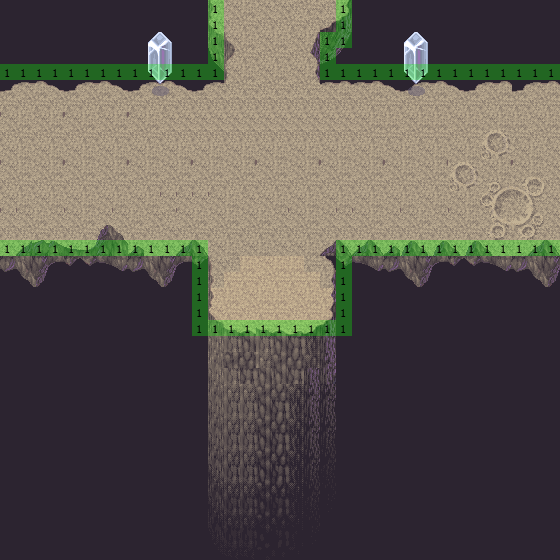

The image is a tile-based game level rendered from a .tmx file. Its description and source (layers, tilesets, objects; grid data summarised) follow:
An orthogonal 35x35 tile map with 16x16 px tiles, 4 tile layers (background, first, second, meta), 2 tilesets and 21 objects (13x barrier, 3x entrance).

<map version="1.0" orientation="orthogonal" width="35" height="35" tilewidth="16" tileheight="16">
 <properties>
  <property name="scene-type" value="field" />
  <property name="sound" value="sounds/dungeon.mp3" />
  <property name="tmx" value="maps/M302.tmx" />
 </properties>
 <tileset firstgid="1" name="050-DarkSpace01" tilewidth="16" tileheight="16">
  <image source="050-DarkSpace01.png" width="256" height="640" />
 </tileset>
 <tileset firstgid="641" name="barrier-mask4" tilewidth="16" tileheight="16">
  <image source="barrier-mask4.png" width="64" height="64" />
 </tileset>
 <layer name="background" width="35" height="35">
  <data>[1225 cells, 1225 non-empty, 4 distinct tile ids]</data>
 </layer>
 <layer name="first" width="35" height="35">
  <data>[1225 cells, 632 non-empty, 178 distinct tile ids]</data>
 </layer>
 <layer name="second" width="35" height="35">
  <data>[1225 cells, 66 non-empty, 40 distinct tile ids]</data>
 </layer>
 <layer name="meta" width="35" height="35">
  <data>[1225 cells, 83 non-empty, 1 distinct tile ids]</data>
 </layer>
 <objectgroup name="entrances" width="35" height="35">
  <object name="dungeon-2-west" type="entrance" x="-16" y="80" width="16" height="160">
   <properties>
    <property name="dest" value="dungeon-1-east" />
   </properties>
  </object>
  <object name="dungeon-2-east" type="entrance" x="560" y="80" width="16" height="160">
   <properties>
    <property name="dest" value="dungeon-3-west" />
   </properties>
  </object>
  <object name="dungeon-2-north" type="entrance" x="224" y="-16" width="112" height="16">
   <properties>
    <property name="dest" value="dungeon-5-south" />
   </properties>
  </object>
 </objectgroup>
 <objectgroup name="barriers" width="35" height="35">
  <object type="barrier" x="0" y="240" width="208" height="16" />
  <object type="barrier" x="0" y="64" width="208" height="16" />
  <object type="barrier" x="352" y="240" width="208" height="16" />
  <object type="barrier" x="320" y="64" width="240" height="16" />
  <object type="barrier" x="208" y="0" width="16" height="80" />
  <object type="barrier" x="192" y="256" width="16" height="80" />
  <object type="barrier" x="208" y="320" width="128" height="16" />
  <object type="barrier" x="336" y="240" width="16" height="96" />
  <object type="barrier" x="320" y="32" width="16" height="32" />
  <object type="barrier" x="336" y="0" width="16" height="48" />
  <object type="barrier" x="560" y="64" width="16" height="192" />
  <object type="barrier" x="-16" y="64" width="16" height="192" />
  <object type="barrier" x="208" y="-16" width="144" height="16" />
 </objectgroup>
 <objectgroup name="semi-transparents" width="35" height="35" />
 <objectgroup name="objects" width="35" height="35">
  <object x="167" y="170">
   <properties>
    <property name="ID" value="E401" />
    <property name="flags" value="F403" />
   </properties>
  </object>
  <object x="258" y="226">
   <properties>
    <property name="ID" value="E406" />
    <property name="flags" value="F403" />
   </properties>
  </object>
  <object x="380" y="180">
   <properties>
    <property name="ID" value="E406" />
    <property name="flags" value="F403" />
   </properties>
  </object>
  <object x="257" y="127">
   <properties>
    <property name="ID" value="E401" />
    <property name="flags" value="F403" />
   </properties>
  </object>
  <object x="285" y="65">
   <properties>
    <property name="ID" value="E401" />
    <property name="flags" value="F403" />
   </properties>
  </object>
 </objectgroup>
</map>
